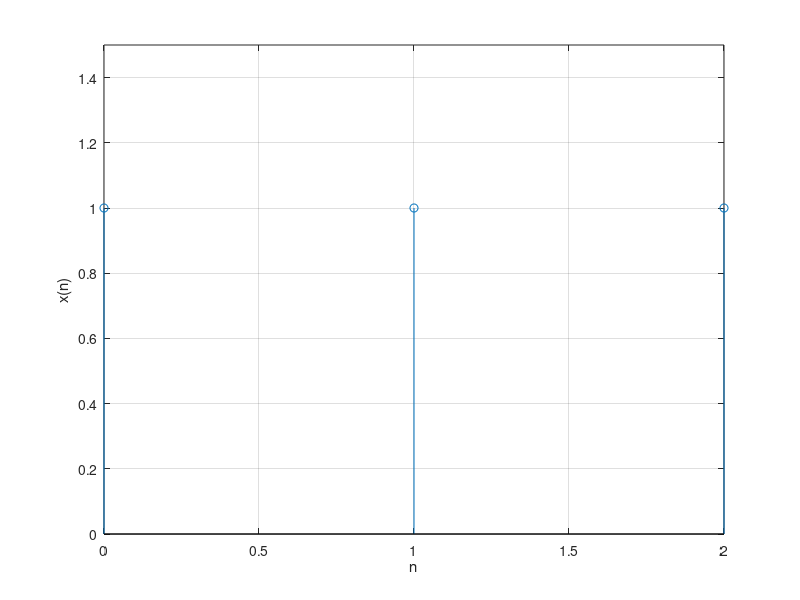
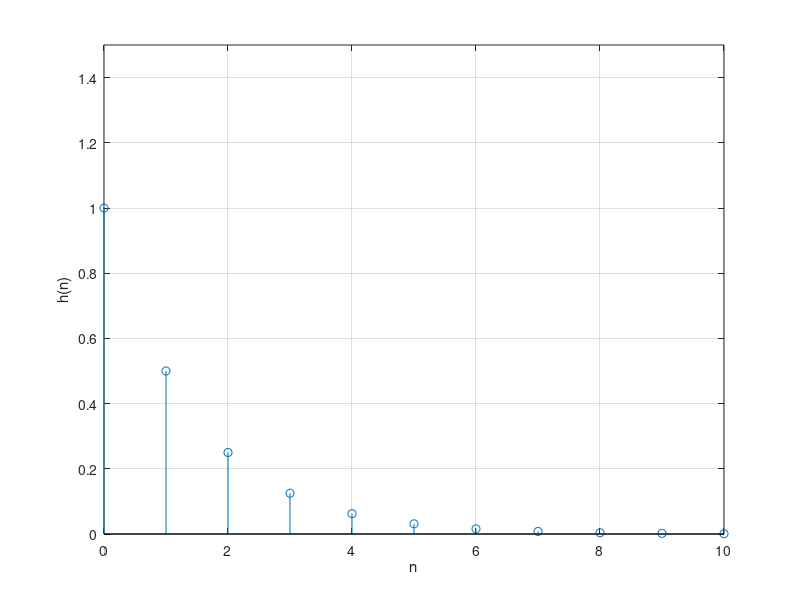
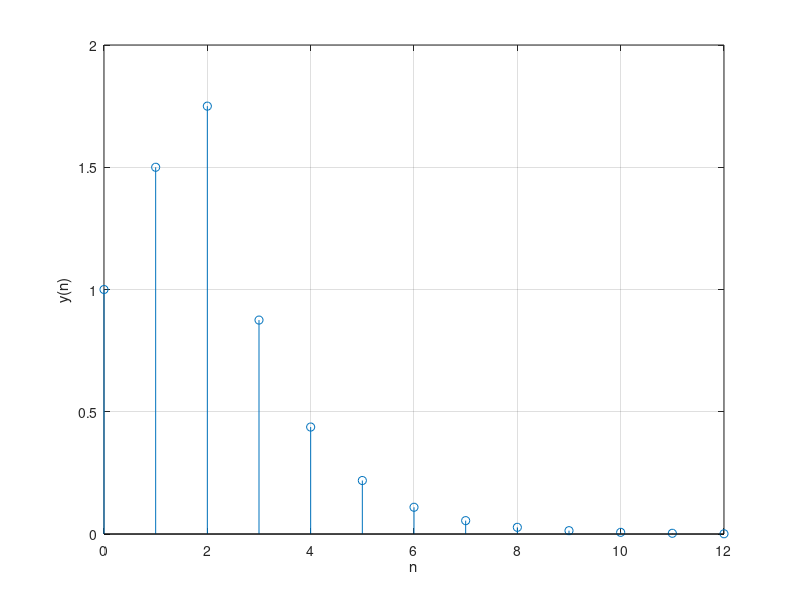

Write MATLAB code to recreate these figures, in order.
%% Lezione 03 - Esempio 03
clear all;
clc;

%% x(n)
nx = 3;
x = ones(1,nx);

figure
set (gca,'FontSize',14)
stem([0:nx-1], x)
xlabel('n')
ylabel('x(n)')
axis([0 nx-1 0 1.5])
grid on

%% h(n)
a = 0.5;
nh = 11;
n = [0:nh-1];
h = a.^n;

figure
set (gca,'FontSize',14)
stem([0:nh-1],h)
xlabel('n')
ylabel('h(n)')
axis([0 nh-1 0 1.5])
grid on

%% x(n) * h(n)
y = conv(x,h);

figure
set (gca,'FontSize',14)
stem([0:nx+nh-2],y)
xlabel('n')
ylabel('y(n)')
axis([0 nx+nh-2 0 2])
grid on

pause;
close
close
close
